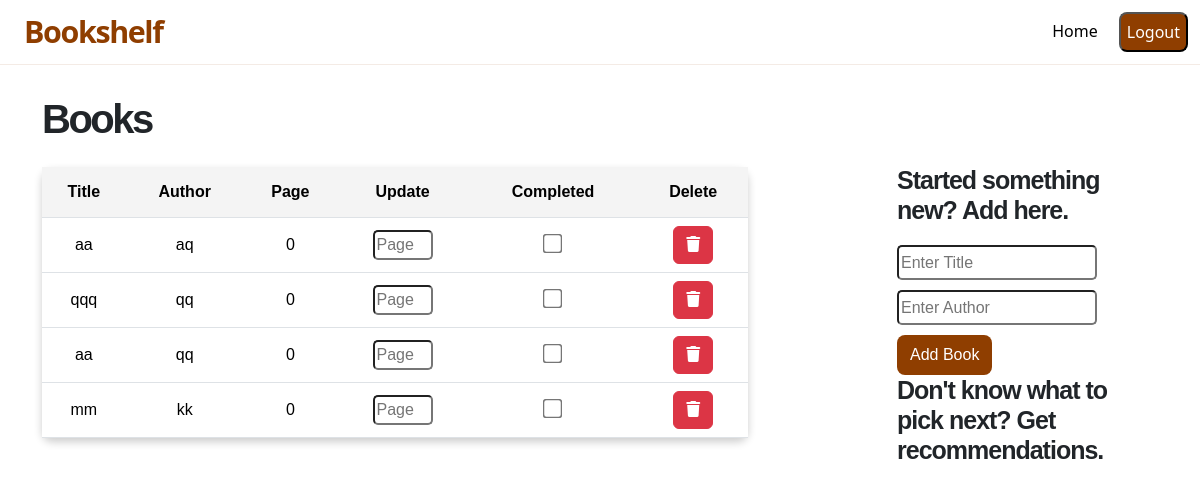
The page /bookshelf/ (signed in) on the database as committed earlier.
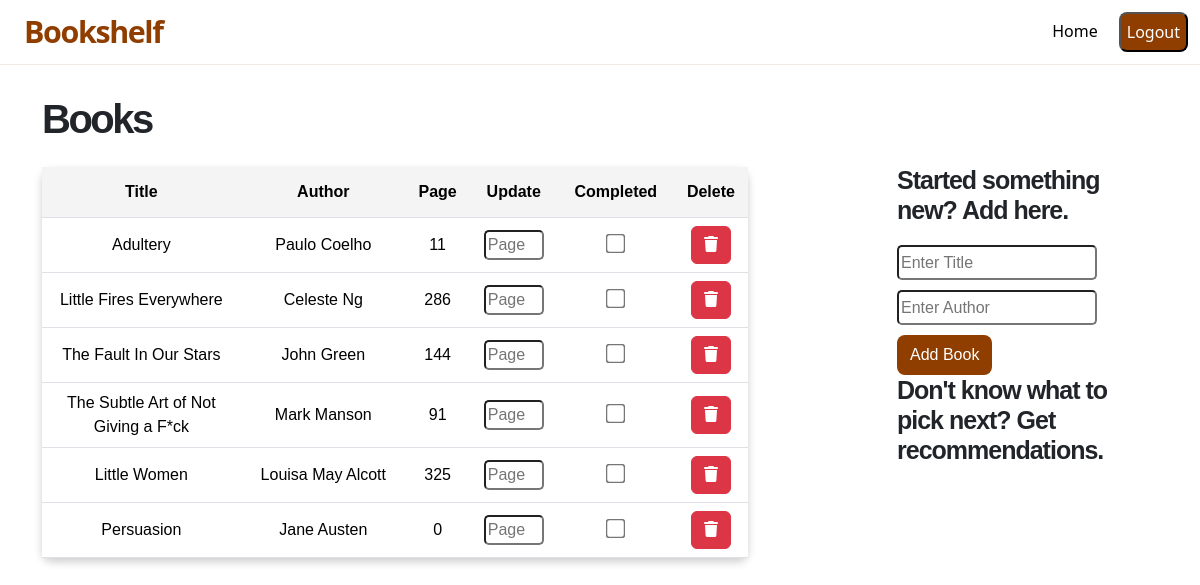
The same page on the database as committed later.
### home/models.py (models this page shows, shortened)
class ReadingProgress(models.Model):
    user = models.ForeignKey(User, on_delete=models.CASCADE)
    book = models.ForeignKey(Book, on_delete=models.CASCADE)
    page_number = models.IntegerField(null=True, blank=True)

class Book(models.Model):
    user = models.ForeignKey(User, on_delete=models.CASCADE)
    title = models.CharField(max_length=255)
    author = models.CharField(max_length=255)

### home/views.py (the view)
# urls.py: path("bookshelf/", views.bookshelf, name='bookshelf'),
@login_required
def bookshelf(request):
    user = request.user
    reading_list = Book.objects.filter(user=user)
    reading_progress = ReadingProgress.objects.filter(user=user)
    return render(request, 'bookshelf.html', {'reading_list': reading_list, 'reading_progress': reading_progress})

### templates/bookshelf.html (shortened to what this page needs)
{% extends "base.html" %}
{% block body %}
<nav class="navbar navbar-expand-lg">
    <div class="container-fluid">
        <a class="navbar-brand" href="/bookshelf">Bookshelf</a>
        <div class="collapse navbar-collapse justify-content-end" id="navbarNav">
            <ul class="navbar-nav">
                <li class="nav-item">
                    <a class="btn signin" href="/">Home</a>
                </li>
                <li class="nav-item">
                    <form action="{% url 'logout' %}" method="post">
                        <button type="submit" class="btn-2">Logout</button>
                    </form>
                </li>
            </ul>
        </div>
    </div>
</nav>
<main style="font-family: 'Inter Tight', sans-serif;">
    <div class="container mt-3">
        <div class="row">
            <div class="col-md-9">
                <h1 class="caption"> Books </h1>
                <table class="table table-hover">
                    <thead>
                        <tr class="top-row">
                            <th>Title</th>
                            <th>Author</th>
                            <th>Page</th>
                            <th>Update</th>
                            <th>Completed</th>
                            <th>Delete</th>
                        </tr>
                    </thead>
                    <tbody id="bookshelf-table">
                        {% for progress in reading_progress %}
                        <tr>
                            <td>{{ progress.book.title }}</td>
                            <td>{{ progress.book.author }}</td>
                            <td>{{ progress.page_number }} </td>
                            <td>
                                <form action="{% url 'update_progress' progress.book.id %}" method="post" class="update-progress-form">
                                    <input type="number" class="small-input" name="page_number" placeholder="Page">
                                </form>
                            </td>
                            <td>
                                <input type="checkbox" name="completed" {% if progress.completed %}checked{% endif %}>
                            </td>
                            <td>
                                <form action="{% url 'delete_book' progress.book.id %}" method="post" class="delete-book-form">
                                    <button type="submit" class="btn btn-danger del-btn">
                                        <i class="fa-solid fa-trash"></i>
                                    </button>
                                </form>
                            </td>
                        </tr>
                        {% endfor %}
                    </tbody>
                </table>
            </div>
            <div class="col-md-3">
                <div class="started-new">
                    <form class="add-book-form" action="{% url 'add_book' %}" method="post">
                        <h2> Started something new? Add here.</h2>
                        <input class="book-details" type="text" name="title" placeholder="Enter Title">
                        <input class="book-details" type="text" name="author" placeholder="Enter Author">
                        <button type="submit" class="btn btn-2">Add Book</button>
                        <h2> Don't know what to pick next? Get recommendations.</h2>
                    </form>
                </div>
            </div>
        </div>
    </div>
</main>
{% endblock body %}

### templates/base.html (shortened to what this page needs)
{% load static %}
<!doctype html>
<html lang="en">
<head>
    <link href="https://cdn.jsdelivr.net/npm/bootstrap@5.3.2/dist/css/bootstrap.min.css" rel="stylesheet">
    <link rel="stylesheet" type="text/css" href="{% static 'css/style.css' %}">
    <link rel="stylesheet" href="https://cdnjs.cloudflare.com/ajax/libs/font-awesome/6.0.0/css/all.min.css" />
    <body>
    {% block body%} {% endblock body %}
</body>
</html>

### static/css/style.css (style rules this page uses)
body { margin: 0; overflow: auto; }
.navbar { height: 4.0625rem; border-bottom: 0.5px solid rgba(143, 62, 0, 0.1); }
.navbar-brand { color: #8f3e00; font-weight: 800; font-size: 1.9rem; margin-left: 0.75rem; letter-spacing: -0.045em; }
.navbar-nav { margin-right: -0.75rem; }
.nav-item .btn-2 { margin-right: 0.75rem; text-decoration: none; }
.btn-2 { background-color: #8f3e00; color: #fff; font-weight: 500; height: 2.5rem; border-radius: 0.5rem; }
.signin { color: #000; margin-right: 0.5rem; font-weight: 500; }
.small-input { width: 60px; border-radius: 5px; }
table.table-hover thead tr.top-row th { background-color: #f4f4f4; }
table.table-hover { max-width: 85%; }
table.table-hover th, table.table-hover td { max-width: 170px; vertical-align: middle; text-overflow: ellipsis; }
table { box-shadow: 0 4px 8px rgba(0, 0, 0, 0.2); border-radius: 10px; text-align: center; font-family: 'Inter Tight', sans-serif; margin-top: 20px; }
table.table-hover input[type="checkbox"] { transform: scale(1.5); }
.add-book-form h2 { font-weight: 600; font-size: 25px; letter-spacing: -1px; margin-bottom: 20px; }
.add-book-form input { height: 35px; margin-bottom: 10px; border-radius: 5px; }
.book-details { width: 200px; }
main { margin-top: 30px; }
.top-row { height:50px; }
.caption { font-weight: 700; font-size: 2.5rem; letter-spacing: -2.5px; margin-bottom: 1.5rem; }
.started-new { margin-top: 70px; }

Rows that differ between the two databases and show on the page:
removed ReadingProgress: book "aa", book.author "aq", page_number "0"
removed ReadingProgress: book "qqq", book.author "qq", page_number "0"
removed ReadingProgress: book "aa", book.author "qq", page_number "0"
removed ReadingProgress: book "mm", book.author "kk", page_number "0"
added ReadingProgress: book "Adultery", book.author "Paulo Coelho", page_number "11"
added ReadingProgress: book "Little Fires Everywhere", book.author "Celeste Ng", page_number "286"
added ReadingProgress: book "The Fault In Our Stars", book.author "John Green", page_number "144"
added ReadingProgress: book "The Subtle Art of Not Giving a F*ck", book.author "Mark Manson", page_number "91"
added ReadingProgress: book "Little Women", book.author "Louisa May Alcott", page_number "325"
added ReadingProgress: book "Persuasion", book.author "Jane Austen", page_number "0"
